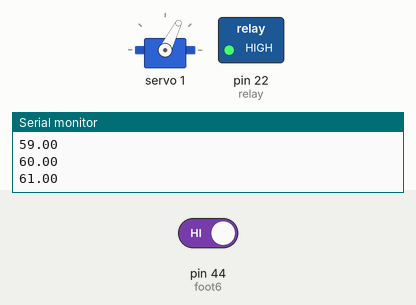
This sketch was run on a simulated Arduino Mega 2560, built with avr-gcc and run on an emulated ATmega2560. Parts: servo, switched loads named in the sketch (green lamp = pin HIGH), the last lines printed to the serial monitor. The inputs (shaded band) are chosen by the test bench; at power-on: pin 44 (foot6) HIGH.

Above: at 0.15 s.
At 0.75 s:
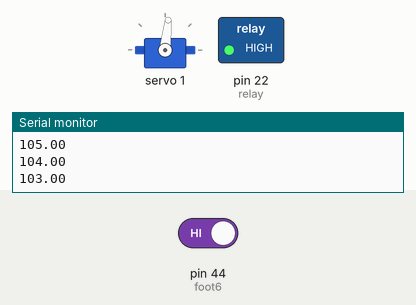
At 1.22 s:
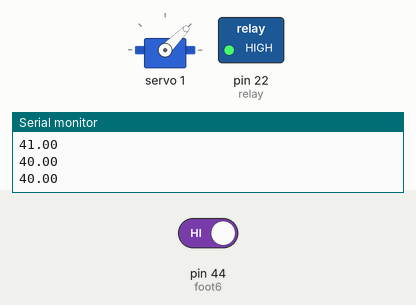
1.3 s: pin 44 (foot6) driven LOW
Timing chart, 0 to 4.3 s (numbered marks = the images above; inputs shaded):
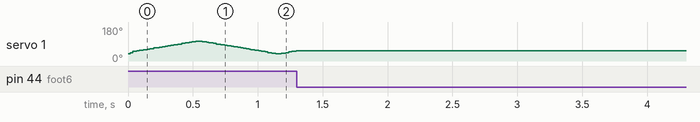

Measured:
- after the input at 1.3 s, servo 1: stops changing and stays 55°

The sketch:

continuous_servo.ino
```cpp
#include <Adafruit_PWMServoDriver.h>
#include "Constants.h"
Adafruit_PWMServoDriver pwm1 = Adafruit_PWMServoDriver();

int minval = 40;
int maxval = 120;
float val = minval;
float d = 1;
int leg = 1;
int servo = 1;
bool increasing = true;

void setup() {
  // put your setup code here, to run once:
  pwm1.begin();
  pinMode(foot1, INPUT);
  pinMode(relay, OUTPUT);
  digitalWrite(relay, HIGH);
  pwm1.setPWMFreq(60);
  Serial.begin(9600);
  pinMode(foot6, INPUT);
}

void loop() {

  if(!digitalRead(foot6)) {
    return;
  }
  // put your main code here, to run repeatedly:
  if(increasing) {
    val+=d;
    if(val > maxval) {
      val = maxval;
      increasing = false;
    }
  } else {
    val-=d;
    if(val < minval) {
      val = minval;
      increasing = true;
    }
  }
  moveServo(val, leg, servo);
  Serial.println(val);
  delay(1);
}

// Move a specified servo to a given angle in degrees
void moveServo(float value, int leg, int servo) {
  if (value >= minLimits[servo] && value <= maxLimits[servo]) {
    float pulse = pulseLength(value - offsets[leg - 1][servo], leg, servo);
    pwm1.setPWM(servos[leg - 1][servo], 0, pulse);
  } else if (value != -1) {
    Serial.print("Servo ");
    Serial.print(labels[servo]);
    Serial.print(" out of bounds: please enter a value between ");
    Serial.print(minLimits[servo]);
    Serial.print(" and ");
    Serial.println(maxLimits[servo]);
  }
}


// Convert angle in degrees to PWM pulse length
float pulseLength(float angle, int leg, int servo) {
  float len = map(angle, ANGLEMIN, ANGLEMAX, SERVOMIN, SERVOMAX);
  if (leg > 3 && servo > 0) {
    len = map(180 - angle, ANGLEMIN, ANGLEMAX, SERVOMIN, SERVOMAX);
  }
  return (len);
}
```

Constants.h
```cpp
#ifndef Constants_h
#define Constants_h

// Settings
const bool LEGS_VERBOSE = false; // Use for debugging leg positions
const bool LOCATION_VERBOSE = true; // Use for debugging hexapod location
const bool IR_VERBOSE = false; // Use for debugging IR sensor data
const bool ACCEL_VERBOSE = false; // Use for debugging accelerometer data
const bool STATE_VERBOSE = true; // Debug main states in flight code
const bool DETECT_WALLS = true; // Use IRs to avoid walls
const bool DETECT_CLIFFS = true; // Use foot sensor to avoid falling

// Waypoint types
const int WAYPOINT_STAND = 0; // Stand
const int WAYPOINT_SIT = -1; // Sit
const int WAYPOINT_INFINITE = -2; // Walk indefinitely with given gait
const int WAYPOINT_DESTINATION = -3; // Walk to given coordinates
const int WAYPOINT_DELAY = -4; // Wait for a given time interval

// Gait parameters
const float ground = -6; // Height of ground relative to body (in)
const float clearance = 2; // Height of raised leg relative to ground (in)
const float dx = 1.5/2; // Half of the linear step distance (in)
const float dtheta = M_PI/12/2; // Half of the angular step angle (rad)
const float yoffset = 3; // Horizontal distance of feet from body (in)
const int stepDuration = 1000; // Time duration of a step (ms)
const int TILT_THRESHOLD = 3; // Max allowed horizontal acceleration (m/s^2)
const int FILTER_LENGTH = 10; // Number of accelerometer values to average
const int IR_THRESHOLD = 28; // Distance seen by IR sensor to make it stop (cm)

// Derived gait parameters
const float linSpeed = dx*1000/stepDuration; // Max linear speed (in/s)
const float angSpeed = dtheta*1000/stepDuration; // Max angular speed (rad/s)

// Pins
const int relay = 22;
const int servos[6][3] = {{0, 1, 2},
                          {3, 4, 5},
                          {6, 7, 8},
                          {16, 17, 18},
                          {19, 20, 21},
                          {22, 23, 24}}; // [leg 1-6][servo A-C]

const int LIS3DH_CLK = 13;
const int LIS3DH_MISO = 12;
const int LIS3DH_MOSI = 11;
const int LIS3DH_CS = 10;
const int irRpin = A15;
const int foot1 = 45;
const int foot6 = 44;

// Servo properties
const String labels[] = {"A", "B", "C"};
const int N = 3; // number of servos
const int minLimits[] = {0, 40, 0};
const int maxLimits[] = {180, 180, 120};
const int offsets[6][3] = {{0, -3, -1},
                           {10, 13, 13},
                           {10, 5, 8},
                           {-5, 10, 9},
                           {0, 0, 10},
                           {-2, 8, 6}}; // (actual - desired) servo angle

// Servo PWM to angle conversion factors
const int ANGLEMIN = 0; // minimum servo angle in degrees
const int ANGLEMAX = 180; // maximum servo angle in degrees
const int SERVOMIN = 140; // minimum pwm pulse length count (out of 4096)
const int SERVOMAX = 520; // maximum pwm pulse length count (out of 4096)

// Frame geometry
const float R = 5.35; // Distance from center to Servo A (in)
const float L1 = 1.12; // Distance from Servo A to Servo B (in)
const float L2 = 2.24; // Distance from Servo B to Servo C (in)
const float L3 = 4.84; // Distance from Servo C to end effector (in)

#endif
```
